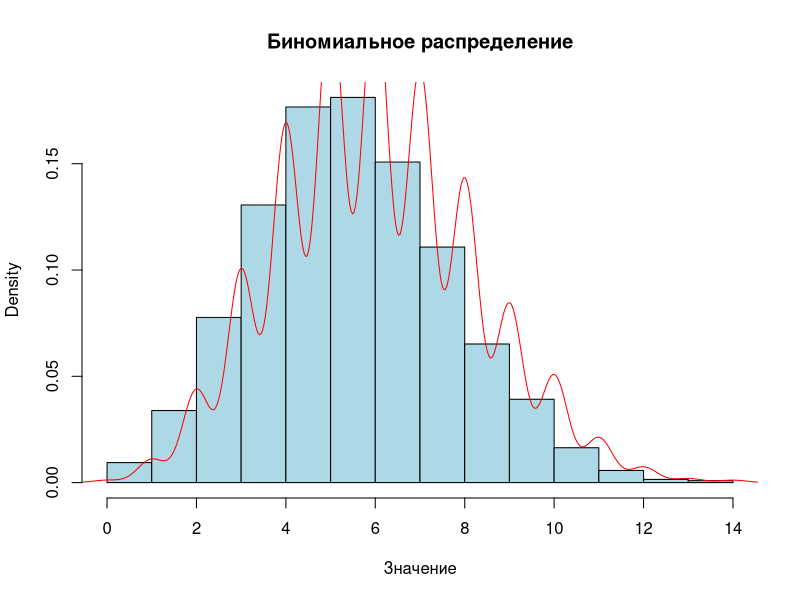
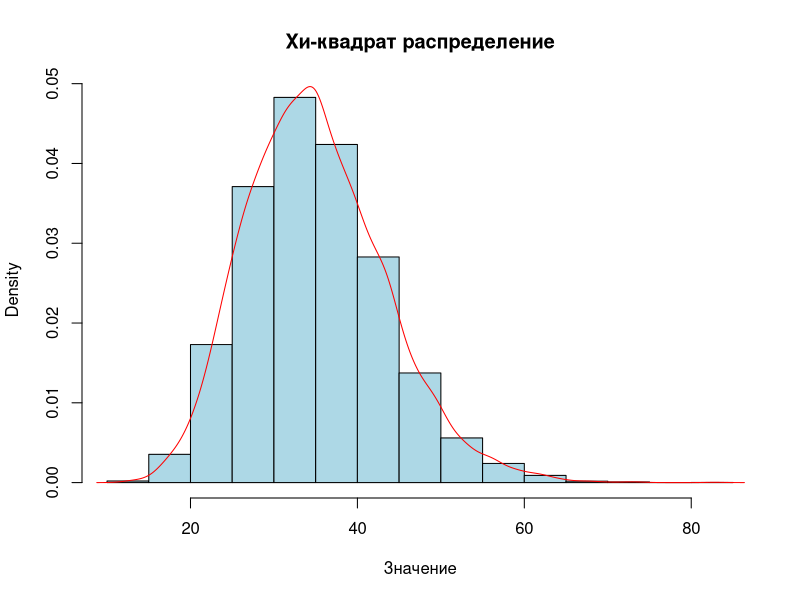
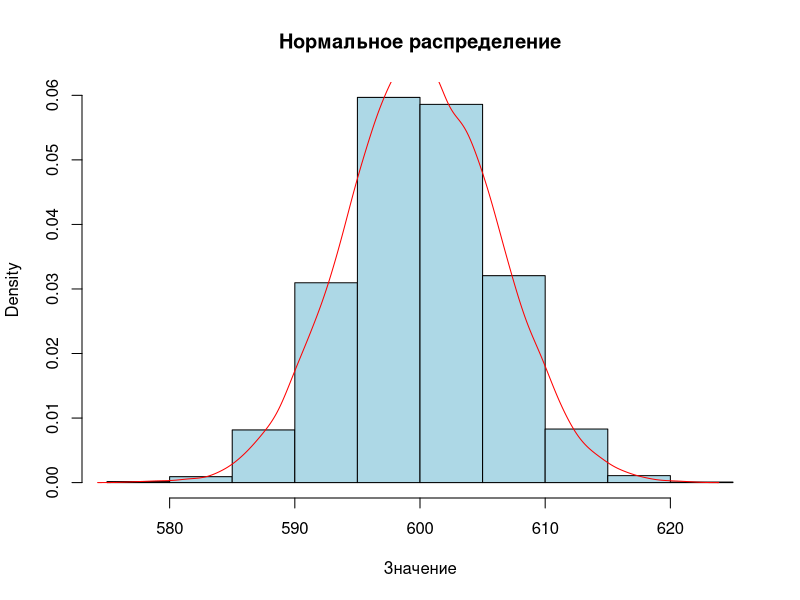

Recreate these plots in R, in order.
# * Статистика

# Биноминальное распредление

k <- 6  # мой порядковый номер в группе
n <- 30 # количество студентов в группе

p    <- k / n
size <- n

binom_data <- rbinom(10000, size = size, prob = p)

binom_mean   <- mean(binom_data)
binom_var    <- var(binom_data)
binom_sd     <- sd(binom_data)
binom_mode   <- as.numeric(names(sort(table(binom_data), decreasing = TRUE)[1]))
binom_median <- median(binom_data)

cat("Биномиальное распределение:\n")
cat("Мат. ожидание:", binom_mean, "\nДисперсия:", binom_var, "\nСтандартное отклонение:", binom_sd, 
    "\nМода:", binom_mode, "\nМедиана:", binom_median, "\n\n")

hist(binom_data, probability = TRUE, main = "Биномиальное распределение", xlab = "Значение", col = "lightblue")
lines(density(binom_data), col = "red")

'---'

# Хи-квадрат распределение
df       <- (n - 1) + k
chi_data <- rchisq(10000, df = df)

chi_mean   <- mean(chi_data)
chi_var    <- var(chi_data)
chi_sd     <- sd(chi_data)
chi_mode   <- df - 2
chi_median <- qchisq(0.5, df)

cat("Хи-квадрат распределение:\n")
cat("Мат. ожидание:", chi_mean, "\nДисперсия:", chi_var, "\nСтандартное отклонение:", chi_sd, 
    "\nМода:", chi_mode, "\nМедиана:", chi_median, "\n\n")

hist(chi_data, probability = TRUE, main = "Хи-квадрат распределение", xlab = "Значение", col = "lightblue")
lines(density(chi_data), col = "red")

'---'

# Нормальное распределение
m     <- k * 100
sigma <- sqrt(n + k)

norm_data   <- rnorm(10000, mean = m, sd = sigma)
norm_mean   <- mean(norm_data)
norm_var    <- var(norm_data)
norm_sd     <- sd(norm_data)
norm_mode   <- m # У нормального распрделения мода совпадает математичексим ожиданием
norm_median <- median(norm_data)

cat("Нормальное распределение:\n")
cat("Мат. ожидание:", norm_mean, "\nДисперсия:", norm_var, "\nСтандартное отклонение:", norm_sd, 
    "\nМода:", norm_mode, "\nМедиана:", norm_median, "\n\n")

hist(norm_data, probability = TRUE, main = "Нормальное распределение", xlab = "Значение", col = "lightblue")
lines(density(norm_data), col = "red")

'---'

# * Теория вероятности (задачки)

# Компания, сдающая машины в прокат, владеет 60 автомобилями, 35 из
# них фирменной расцветки. Известно, что 5 автомобилей в данный момент
# находятся в ремонте. Найти вероятность того, что

total_cars   <- 60       # Общее количество автомобилей
branded_cars <- 35       # Число фирменных автомобилей
repair_cars  <- 5        # Число автомобилей в ремонте

p <- branded_cars / total_cars # Вероятность, что автомобиль фирменной расцветки

# Вероятность того, что ровно два автомобиля в ремонте фирменной расцветки
x                <- 2
prob_two_branded <- dbinom(x, size = repair_cars, prob = p)

cat("Вероятность того, что ровно два автомобиля из ремонтирующихся — фирменной расцветки:", prob_two_branded, "\n")

# Вероятность того, что хотя бы один из ремонтирующихся автомобилей фирменной расцветки
prob_at_least_one <- 1 - dbinom(0, size = repair_cars, prob = p)

cat("Вероятность того, что хотя бы один из ремонтирующихся автомобилей — фирменной расцветки:", prob_at_least_one, "\n")

'---'

# Вы решили узнать, есть ли среди ваших однокурсников кто-нибудь, у
# кого день рождения (без учета года) совпадает с вашим.
# Понятно, что если вы узнаете дату др только одного однокурсника, то
# вероятность того, что вы сразу нашли нужного, довольно мала.
# Если вы узнаете дату др двоих однокурсников, то вероятность того, что
# среди них есть нужный, чуть выше. Если бы на курсе училось 100-200-300 человек, 
# то вероятность того, что среди них есть хотя бы один с нужной датой
# ДР, должна быть довольно большой.

# Задача связана с парадоксом дней рождения =)
# https://en.wikipedia.org/wiki/Birthday_problem

# Вероятность хотя бы одного совпадения среди 390 человек
n_a               <- 390 # Количество человек
prob_no_match     <- (1 - 1/365) ^ n_a
prob_at_least_one <- 1 - prob_no_match

cat("Вероятность того, что среди 390 человек есть хотя бы один с вашей датой рождения:", prob_at_least_one, "\n")

# Нужно определить минимальное n, чтобы вероятность была больше 0.5
n_b <- 1

while ((1 - (1 - 1/365)^n_b) <= 0.5) {
  n_b <- n_b + 1
}

cat("Минимальное количество человек, чтобы вероятность была больше 0.5:", n_b, "\n")

'---'

# * Покер
# TODO: сделать xD

# В карточной игре покер игрок получает 5 карт из колоды в 52 карты.
# Задача игрока собрать наиболее сильную комбинацию карт. Комбинации бывают следующие:
# а) пара - две карты одного номинала;
# б) две пары - две карты одного номинала, две карты другого;
# в) тройка - три карты одного номинала;
# г) стрит - пять последовательных по номиналу карт (предполагается, что за тузом по номиналу следует двойка);
# д) флэш - все карты одной масти;
# е) три+два - три карты одного номинала, две карты другого;
# ж) каре - четыре карты одного номинала;
# з) стрит-флэш - пять последовательных по номиналу карт одной масти;
# b) ройал-флэш - туз, король, дама, валет и десятка одной и той же масти

# Найдите вероятность получения каждой из перечисленных комбинаций
# при случайной сдаче карт. Вычислите вероятность того, что не выпадет ни
# одна из вышеперечисленных комбинаций.
